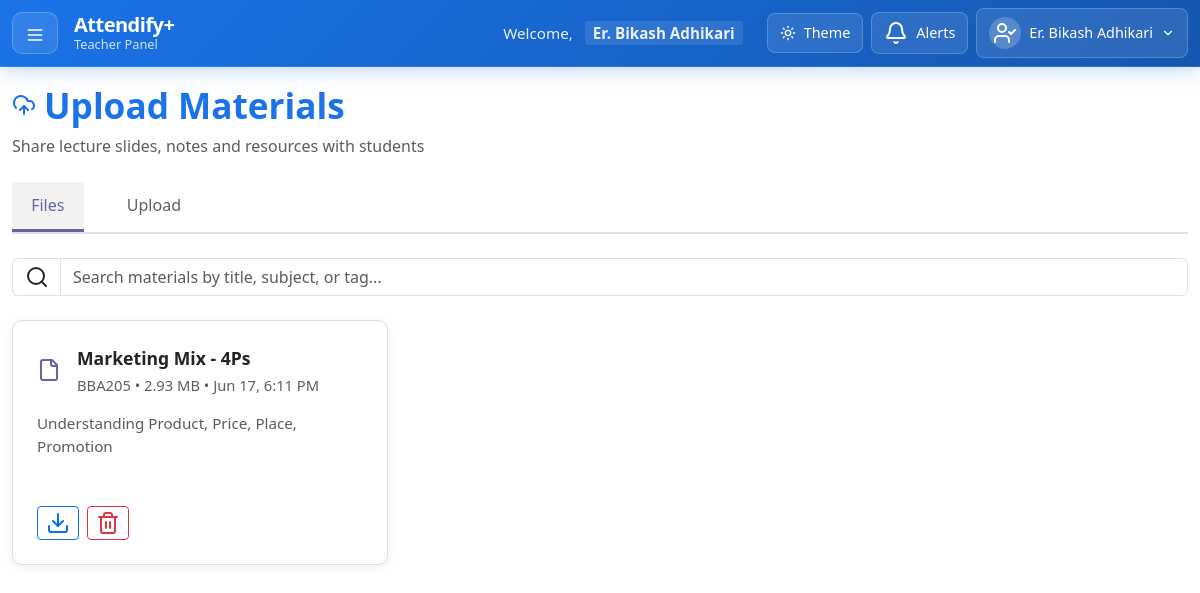
Screenshot of /views/teacher/upload_materials.php (signed in) with the database file from the repository.
### tables this page shows
CREATE TABLE `materials` (
  `MaterialID` int(11) NOT NULL AUTO_INCREMENT,
  `TeacherID` int(11) NOT NULL,
  `SubjectID` int(11) NOT NULL,
  `Title` varchar(255) NOT NULL,
  `Description` text,
  `FileName` varchar(255) NOT NULL,
  `OriginalFileName` varchar(255) NOT NULL,
  `FileSize` bigint(20) NOT NULL,
  `FileType` varchar(50) NOT NULL,
  `FilePath` varchar(500) NOT NULL,
  `UploadDateTime` datetime NOT NULL DEFAULT CURRENT_TIMESTAMP,
  `IsActive` tinyint(1) NOT NULL DEFAULT 1,
  `DownloadCount` int(11) DEFAULT 0,
  `Tags` varchar(500),
  PRIMARY KEY (`MaterialID`),
  KEY `TeacherID` (`TeacherID`),
  KEY `SubjectID` (`SubjectID`),
  FOREIGN KEY (`TeacherID`) REFERENCES `teachers` (`TeacherID`) ON DELETE CASCADE,
  FOREIGN KEY (`SubjectID`) REFERENCES `subjects` (`SubjectID`) ON DELETE CASCADE
);

CREATE TABLE subjects (
  SubjectID INT AUTO_INCREMENT PRIMARY KEY,
  SubjectCode VARCHAR(20) NOT NULL,
  SubjectName VARCHAR(100) NOT NULL,
  CreditHour INT NOT NULL,
  LectureHour INT DEFAULT 48,
  IsElective BOOLEAN DEFAULT FALSE,
  DepartmentID INT NOT NULL,
  SemesterID INT NOT NULL,
  FOREIGN KEY (DepartmentID) REFERENCES departments(DepartmentID),
  FOREIGN KEY (SemesterID) REFERENCES semesters(SemesterID)
);

### views/teacher/upload_materials.php (the view, shortened to what this page needs)
<?php
require_once(__DIR__ . '/../../config/db_config.php');
$loginID = $_SESSION['LoginID'];
$teacherStmt = $conn->prepare("SELECT TeacherID, FullName FROM teachers WHERE LoginID = ?");
$teacherStmt->bind_param("i", $loginID);
$teacherStmt->execute();
$teacherRes = $teacherStmt->get_result();
$teacherRow = $teacherRes->fetch_assoc();
$teacherID = $teacherRow['TeacherID'];
$materialsQuery = "
    SELECT m.*, s.SubjectCode, s.SubjectName
    FROM materials m
    JOIN subjects s ON m.SubjectID = s.SubjectID
    WHERE m.TeacherID = ? AND m.IsActive = 1
";
$params = [$teacherID];
$paramTypes = "i";
$materialsQuery .= " ORDER BY m.UploadDateTime DESC LIMIT 50";
$materialsStmt = $conn->prepare($materialsQuery);
$materialsStmt->bind_param($paramTypes, ...$params);
$materialsStmt->execute();
$materialsResult = $materialsStmt->get_result();
?>
<!DOCTYPE html>
<html lang="en">
<head>
    <link rel="stylesheet" href="../../assets/css/dashboard_teacher.css">
    <link rel="stylesheet" href="../../assets/css/sidebar_teacher.css">
    <link rel="stylesheet" href="../../assets/css/upload_materials.css">
    <link href="https://cdn.jsdelivr.net/npm/bootstrap@5.3.0/dist/css/bootstrap.min.css" rel="stylesheet">
</head>
<body>
    <?php include '../components/navbar_teacher.php'; ?>
    <div class="container-fluid dashboard-container main-content">
        <div class="page-header d-flex justify-content-between align-items-center flex-wrap mb-4">
            <div>
                <h2 class="page-title">
                    <i data-lucide="upload-cloud"></i>
                    Upload Materials
                </h2>
                <p class="text-muted mb-0">Share lecture slides, notes and resources with students</p>
            </div>
        </div>
        <div class="teams-tabs mb-4">
            <button class="teams-tab active" id="tab-files">Files</button>
            <button class="teams-tab" id="tab-upload">Upload</button>
        </div>
        <div class="mb-4" id="materialsSearchBar">
            <div class="input-group">
                <span class="input-group-text bg-transparent border-end-0"><i data-lucide="search"></i></span>
                <input type="text" class="form-control" id="materialsSearchInput" placeholder="Search materials by title, subject, or tag...">
            </div>
        </div>
        <section id="filesSection">
            <div class="row g-4" id="materialsCardGrid">
                <?php if ($materialsResult->num_rows > 0): ?>
                    <?php while ($material = $materialsResult->fetch_assoc()): ?>
                        <div class="col-md-6 col-lg-4 material-card-item" data-title="<?= strtolower(htmlspecialchars($material['Title'])) ?>" data-subject="<?= strtolower(htmlspecialchars($material['SubjectCode'])) ?>" data-tags="<?= strtolower(htmlspecialchars($material['Tags'])) ?>">
                            <div class="teams-card p-4 d-flex flex-column gap-2 h-100">
                                <div class="d-flex align-items-center gap-3 mb-2">
                                    <span class="teams-file-icon" data-lucide="file"></span>
                                    <div>
                                        <div class="fw-semibold teams-file-name" style="font-size:1.1rem;"> <?= htmlspecialchars($material['Title']) ?> </div>
                                        <div class="teams-file-meta" style="font-size:0.92rem;">
                                            <?= htmlspecialchars($material['SubjectCode']) ?> &bull; <?= formatFileSize($material['FileSize']) ?> &bull; <?= date('M j, g:i A', strtotime($material['UploadDateTime'])) ?>
                                        </div>
                                    </div>
                                </div>
                                <?php if (!empty($material['Description'])): ?>
                                    <div class="text-muted mb-2" style="font-size:0.95rem;">
                                        <?= htmlspecialchars(strlen($material['Description']) > 80 ? substr($material['Description'], 0, 80) . '...' : $material['Description']) ?>
                                    </div>
                                <?php endif; ?>
                                <div class="d-flex gap-2 mt-auto">
                                    <a class="btn btn-outline-primary btn-sm" href="download_material.php?id=<?= $material['MaterialID'] ?>" title="Download"><i data-lucide="download"></i></a>
                                    <a class="btn btn-outline-danger btn-sm" href="delete_material.php?id=<?= $material['MaterialID'] ?>" title="Delete"><i data-lucide="trash-2"></i></a>
                                </div>
                            </div>
                        </div>
                    <?php endwhile; ?>
                <?php endif; ?>
            </div>
        </section>
    </div>
</body>
</html>
<?php
function formatFileSize($bytes)
{
    $k = 1024;
    $sizes = ['Bytes', 'KB', 'MB', 'GB'];
    $i = floor(log($bytes) / log($k));
    return round($bytes / pow($k, $i), 2) . ' ' . $sizes[$i];
}
?>

### assets/css/dashboard_teacher.css (style rules this page uses)
:root { --bg-light: linear-gradient(to right, #f0f4f8, #e8f0fe); --bg-dark: #121212; --card-light: #ffffff; --card-dark: #1f1f1f; --text-light: #333; --text-dark: #eee; --accent-light: #1A73E8; --accent-dark: #00ffc8; --navbar-light: var(--accent-light); --navbar-dark: var(--accent-dark); --text-muted-light: #6c757d; --text-muted-dark: #a0a0a0; --border-light: #f8f9fa; --border-dark: #333; --shadow-light: rgba(0, 0, 0, 0.1); --shadow-dark: rgba(0, 0, 0, 0.3); }
body { font-family: 'Poppins', sans-serif; background: var(--bg-light); color: var(--text-light); margin: 0; transition: all 0.3s ease; overflow-x: hidden; }
.dashboard-container { padding: 2rem; transition: all 0.3s ease; }
.page-header { margin-bottom: 2rem; }
.page-title { font-size: 2.2rem; font-weight: 700; color: var(--text-light); margin-bottom: 0.5rem; display: flex; align-items: center; gap: 0.5rem; }
.text-muted { color: var(--text-muted-light) !important; }
.btn-outline-primary { border-radius: 8px; font-weight: 500; padding: 0.75rem 1.5rem; transition: all 0.3s ease; border-color: var(--accent-light); color: var(--accent-light); }
.main-content { margin-left: 0 !important; min-height: calc(100vh - var(--navbar-height, 60px)); transition: margin-left 0.3s ease; width: 100%; }
.page-title { font-size: 2.2rem; font-weight: 700; color: var(--accent-light); margin-bottom: 0.5rem; display: flex; align-items: center; gap: 0.5rem; }
.dashboard-container h2 { color: var(--accent-light); }

### assets/css/sidebar_teacher.css (style rules this page uses)
:root { --sidebar-width: 280px; --navbar-height: 60px; --sidebar-transition: all 0.3s cubic-bezier(0.25, 0.8, 0.25, 1); --overlay-transition: all 0.3s ease; }
.main-content { transition: margin-left 0.3s ease; width: 100%; min-height: calc(100vh - var(--navbar-height)); }

### assets/css/upload_materials.css (style rules this page uses)
:root { --teams-primary: #6264a7; --teams-accent: #464775; --teams-bg: #f3f2f1; --teams-sidebar: #201f1e; --teams-sidebar-active: #6264a7; --teams-card: #fff; --teams-border: #e1dfdd; --teams-text: #252423; --teams-muted: #605e5c; --teams-radius: 10px; --teams-shadow: 0 2px 8px rgba(32,31,30,0.08); }
body, html { background: var(--teams-bg); font-family: 'Segoe UI', 'Poppins', Arial, sans-serif; color: var(--teams-text); margin: 0; padding: 0; }
.teams-tabs { display: flex; gap: 1.5rem; border-bottom: 2px solid var(--teams-border); margin-bottom: 2rem; }
.teams-tab { padding: 0.7rem 1.2rem; background: none; border: none; border-bottom: 3px solid transparent; font-size: 1rem; color: var(--teams-muted); font-weight: 500; cursor: pointer; transition: border 0.2s, color 0.2s; }
.teams-tab.active { border-bottom: 3px solid var(--teams-primary); color: var(--teams-primary); background: var(--teams-bg); }
.teams-card { background: var(--teams-card); border-radius: var(--teams-radius); box-shadow: var(--teams-shadow); border: 1px solid var(--teams-border); padding: 2rem; margin-bottom: 2rem; }
.teams-file-icon { font-size: 2rem; color: var(--teams-primary); flex-shrink: 0; }
.teams-file-name { font-weight: 600; font-size: 1.05rem; color: var(--teams-text); margin-bottom: 0.2rem; text-overflow: ellipsis; overflow: hidden; white-space: nowrap; }
.teams-file-meta { color: var(--teams-muted); font-size: 0.9rem; }

### assets/css/navbar_admin.css (style rules this page uses)
:root { --accent-light: #1a73e8; --accent-dark: #047857; --card-light: #ffffff; --card-dark: #1f2937; --text-light: #374151; --text-dark: #f9fafb; --text-muted-light: #6b7280; --text-muted-dark: #9ca3af; --hover-light: #f3f4f6; --hover-dark: #374151; --navbar-height: 60px; }
body { padding-top: var(--navbar-height) !important; }
.main-content { margin-left: 0; min-height: calc(100vh - var(--navbar-height)); transition: margin-left 0.3s ease; }
.dashboard-container { padding-top: 1.5rem !important; padding-bottom: 2rem; }
.page-header { margin-bottom: 2rem; }
.main-content { margin-left: 0 !important; min-height: calc(100vh - var(--navbar-height)); transition: margin-left 0.3s ease; width: 100%; }

### rows the page displays
materials: Title "Marketing Mix - 4Ps", SubjectID.SubjectCode "BBA205", FileSize "2.93 MB", UploadDateTime "Jun 17, 6:11 PM", Description "Understanding Product, Price, Place, Promotion"

### other values shown
$_SESSION['Username'] "Er. Bikash Adhikari"
